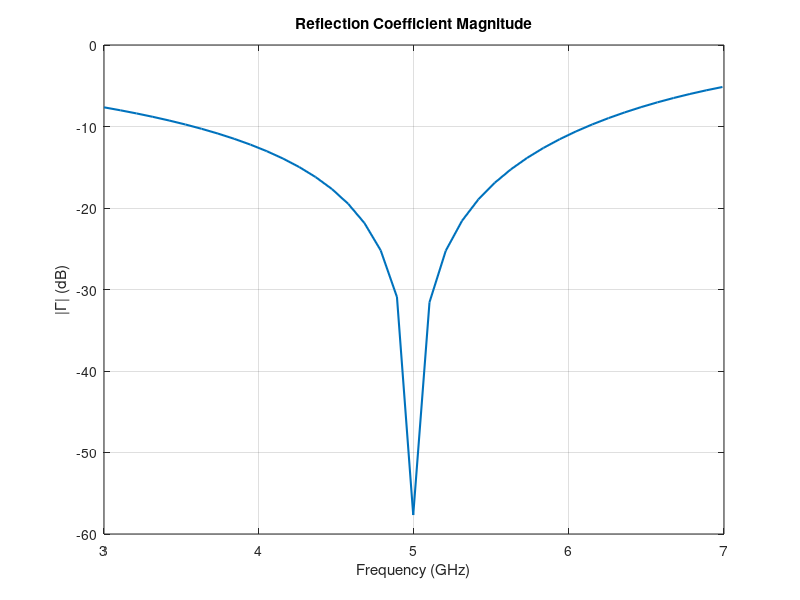

Here is the MATLAB script that generated this plot:
clc; clear all; close all;
% Constants
f0 = 5e9;
c = 3e8;
f = (3e9:1.05e8:7e9);
lambda = c ./ f;
lambda0 = c / f0;
ZL = 200 + 300i;
Z0 = 100;
threshold_dB = -20; % Reflection coefficient magnitude threshold in dB
% Initialize arrays
Z0p = zeros(size(f));
beta = 2 * pi ./ lambda;
L = lambda0 / 4; % Electrical length
% Calculate characteristic impedance of the transmission line
Z0p = sqrt(ZL * Z0);
% Calculate the tangent of the electrical length
t = tan(beta .* L);
% Calculate input impedance
Zin = Z0p .* (ZL + 1i * Z0p .* t) ./ (Z0p + 1i * ZL .* t);
% Calculate reflection coefficient
gamma = (Zin - Z0) ./ (Zin + Z0);
% Calculate absolute value of the reflection coefficient
agamma = abs(gamma);
% Find bandwidth
agamma_dB = 20 * log10(agamma);
below_threshold_indices = find(agamma_dB < threshold_dB);
bandwidth = f(below_threshold_indices(end)) - f(below_threshold_indices(1));
% Plot reflection coefficient magnitude versus frequency
figure;
plot(f / 1e9, (agamma_dB), 'LineWidth', 1.5);
xlabel('Frequency (GHz)');
ylabel('|Γ| (dB)');
title('Reflection Coefficient Magnitude');
grid on;
% Display bandwidth
disp(['Bandwidth: ', num2str(bandwidth / 1e9), ' GHz']);
